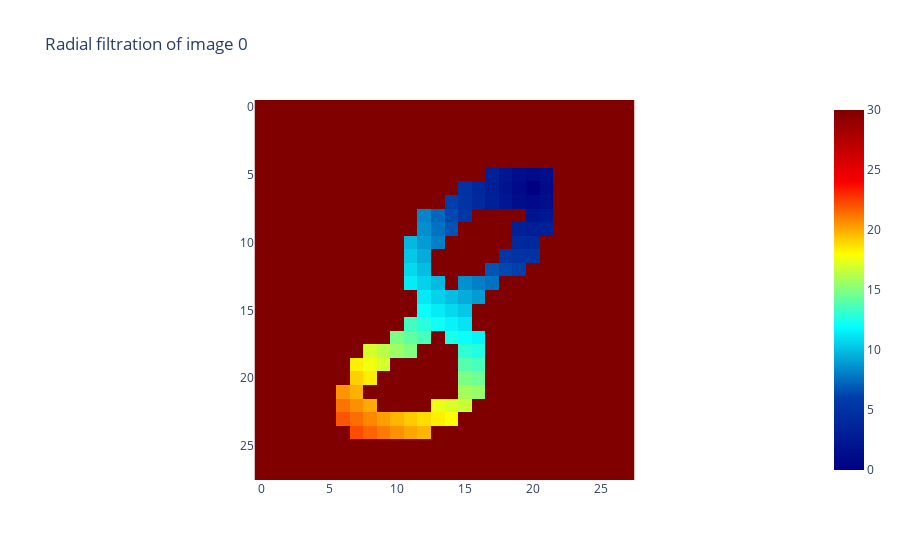

The cell this chart's notebook holds for it:
### Markdown cell above
이제 이렇게 Binarize된 데이터에 Filtration을 적용해봅시다.

여기서는 ***Radial Filtration***을 적용할 것입니다.

Radial Filtration은 다음과 같은 방법으로 filtration을 진행합니다.

1. 이미지 데이터에서 Center $c$를 원하는 곳으로 잡습니다.

2. 점 $c$를 중심으로 반지름 $r$을 늘려가며, 같은 반지름 위에 놓이는 픽셀들마다 같은 filtration에 놓습니다.

3. 이런 방식으로 하나의 Complex $\left\{K_r\right\}_{r=0}^\infty$를 얻습니다.

Giotto-tda의 `RadialFiltration`은 center를 일종의 하이퍼파라미터로 선택해 특정 데이터에 위와 같은 과정을 수행해줍니다.

### Code cell
from gtda.images import RadialFiltration

radial_filtration = RadialFiltration(center=np.array([20, 6]))
# conter를 우측 상단의 [20,6]으로 선택했다.


im8_filtration = radial_filtration.fit_transform(im8_binarized)

radial_filtration.plot(im8_filtration, colorscale="jet")

### Figure 1 — Plotly figure (JSON) as saved in the notebook; plotly's stock layout.template omitted (floating-point values rounded to 4 significant figures; data arrays with more than 128 entries replaced by an {"elided": "..."} marker saying what was removed)
{"data": [{"colorscale": [[0, "rgb(0,0,131)"], [0.2, "rgb(0,60,170)"], [0.4, "rgb(5,255,255)"], [0.6, "rgb(255,255,0)"], [0.8, "rgb(250,0,0)"], [1, "rgb(128,0,0)"]], "type": "heatmap", "z": {"elided": "28x28 float values"}}], "layout": {"plot_bgcolor": "white", "title": {"text": "Radial filtration of image 0"}, "xaxis": {"constrain": "domain", "scaleanchor": "y"}, "yaxis": {"autorange": "reversed", "constrain": "domain"}}}
